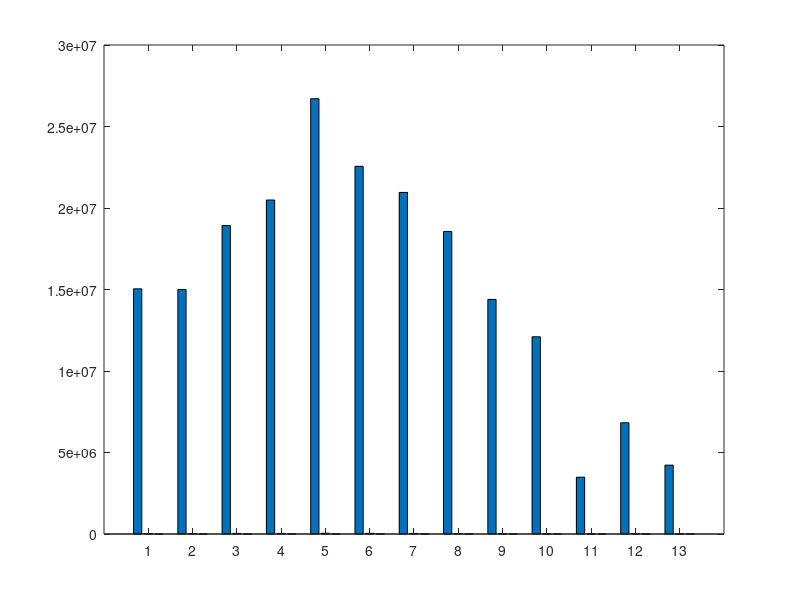

This chart was generated by the following MATLAB code:
clear;
clear plot;

aa = repmat([1 2 10 5 15 3], 5,1)

company = ['GOOGL','AAPL','FB','MSFT','IBM'];
company = ['EUR','KRW','JPY','CNY'];
company = ['KNIGHT','INCEPTION','AVENGERS','FROZEN'];

company = [1,2,3,4,5];
conc = [511.248861396,509.177365152,495.875340599,570.670352319,583.852845368];

temp=[7276,6592,5471,4787,5296;
      6988,6031,5534,5192,5714;
      8929,7716,6539,6861,8123;
      8705,8204,6938,6150,5908;
      9878,9844,9388,8887,7744;]
  
  
%temp = [8689,8118,7694,7947,8259;2830,4800,7508,8197,8184;2374,3752,5986,7468,7679;7578,7367,6318,6291,6285]
temp = [8836,8273,7856,7978,8394;2841,4847,7544,8264,8403;2385,3817,6024,7636,7816;7740,7469,6596,6357,6530]

temp = [8236+8638;
7922+9233;
    6476;
7915+7106;
7124+722;]

temp=[15041964,29422,511;
14999856,29459,509;
18926570,38168,495;
20489919,35905,570;
26706013,45741,583;
22556830,41337,545;
20955349,34692,604;
18555429,31899,581;
14392487,16874,852;
12100513,17155,705;
3483918,6476,537;
6826508,15021,454;
4223683,7846,538;]

hBar = bar(temp);
%ylabel('# of documents','FontSize',12) 
%str = {'GOOGL','AAPL','FB','MSFT','IBM'};
%str = {'EURO','YEN','YUAN','WON'};
%str = {'KNIGHT 2012-2013','INCEPTION','AVENGERS','FROZEN'};

%set(gca, 'XTickLabel',str, 'XTick',1:numel(str))

%set(gca, 'XTick', [1:5], 'XTickLabel', cell(5,1));
%text(1, -1500, {'KNIGHT', '2008-2009'}, 'FontSize', 8,'HorizontalAlignment', 'Center');
%text(2, -1500, {'INCEPTION', '2010-2011'}, 'FontSize', 8,'HorizontalAlignment', 'Center');
%text(3, -1500, {'AVENGERS', '2011-2012'}, 'FontSize', 8,'HorizontalAlignment', 'Center');
%text(4, -1500, {'FROZEN', '2012-2013'}, 'FontSize', 8,'HorizontalAlignment', 'Center');
%text(5, -1500, {'INTERSTELLAR', '2014-2015'}, 'FontSize', 8,'HorizontalAlignment', 'Center');
%set(gca,'YTickLabel',str2mat('5000','10000','15000','20000','25000'))

%hleg1 = legend('2010','2011','2012','2013','2014')
%set(hleg1, 'Location','SouthEast');
%tightfig;
%[ax,hBar,hLine] = plotyy(company,temp,company,conc,'bar','plot');
%set(get(ax(1),'Ylabel'),'String','# of documents','FontSize',12) 
%set(get(ax(2),'Ylabel'),'String','words/documents','FontSize',12)
%set(ax(1),'YLim',[0 360])
%set(ax(2),'YLim',[0 590])
%set(ax(2),'YTick',[0:100:590])
%set(hLine,'Marker','o')
%set(hLine,'LineStyle','-')
%set(hLine,'Color','black')
%set(hLine,'LineWidth',1.5)

%set(ax,'xticklabel',{'GOOGL','AAPL','FB','MSFT','IBM'});
%set(ax,'xticklabel',{'google','apple','facebook','microsoft','ibm'});


%bar(rand(10,1));
%set(gca, 'XTick', [1:10], 'XTickLabel', cell(10,1), 'YLim', [0 1]);
%text(1, -.05, {'Label # 1'}, 'FontSize', 8, 'HorizontalAlignment','Center');
%text(5, -.05, {'Label #5', 'has two lines'}, 'FontSize', 8,'HorizontalAlignment', 'Center');
